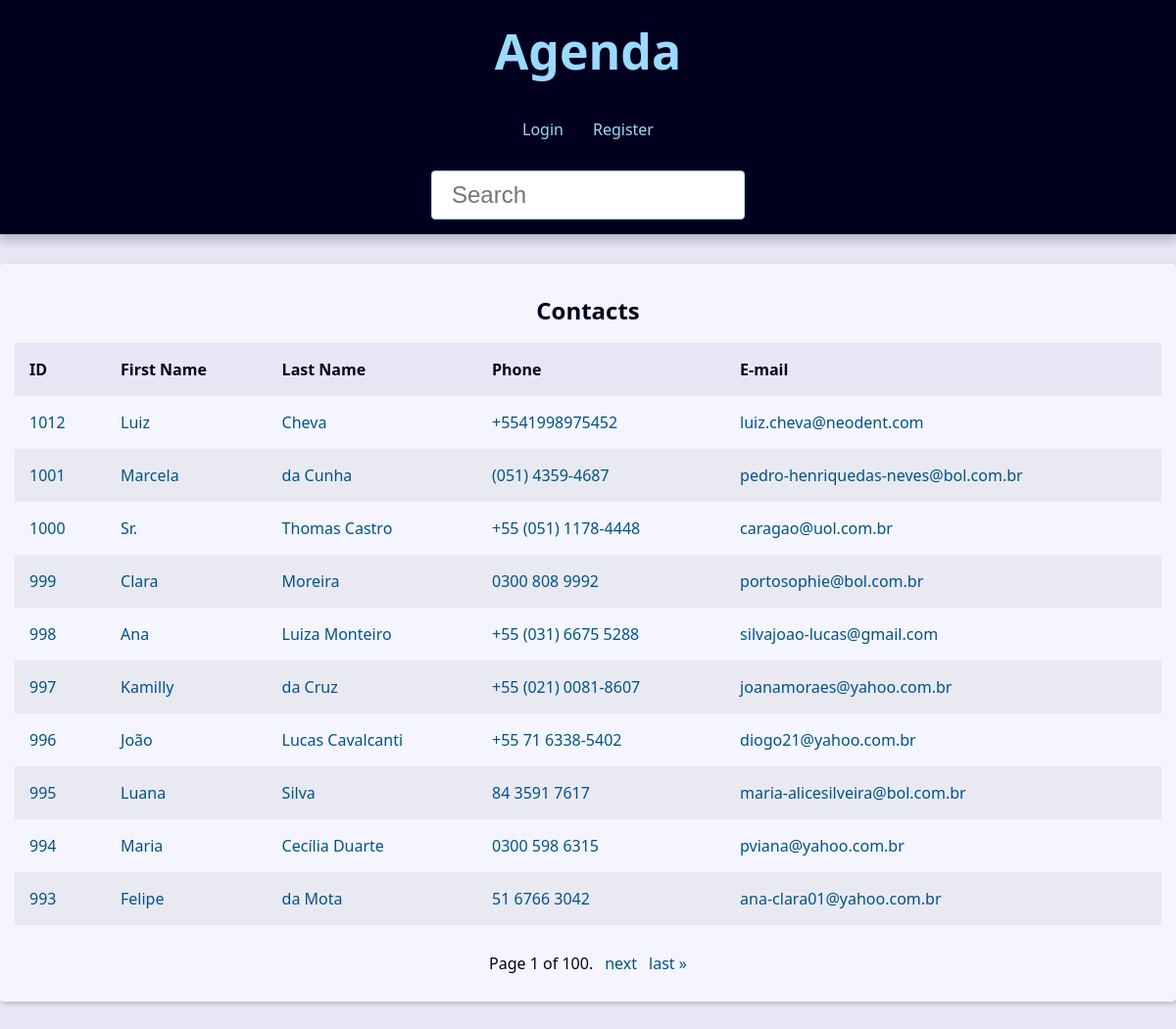
The page / on the database its author committed.
### contact/models.py (models this page shows, shortened)
class Contact(models.Model):
    first_name = models.CharField(max_length=50)
    last_name = models.CharField(max_length=50, blank=True)
    phone = models.CharField(max_length=50, verbose_name='Telefone')
    email = models.EmailField(max_length=254, blank=True)
    created_date = models.DateTimeField(default=timezone.now)
    description = models.TextField(blank=True)
    show = models.BooleanField(default=True)
    picture = models.ImageField(blank=True, upload_to='pictures/%Y/%m/')
    category = models.ForeignKey(
        Category,
        on_delete=models.SET_NULL,
        blank=True,
        null=True
    )
    owner = models.ForeignKey(
        User,
        on_delete=models.SET_NULL,
        blank=True,
        null=True
    )

### contact/views/contact_views.py (the view)
# urls.py: path('', views.index, name='index'),
def index(request):
    contacts = Contact.objects \
        .filter(show=True)\
        .order_by("-id")
    paginator = Paginator(contacts, 10)  # Show 25 contacts per page.
    page_number = request.GET.get("page")
    page_obj = paginator.get_page(page_number)
    context = {
        'page_obj': page_obj,
        'site_title': 'Contatos - ',
    }
    return render(
        request,
        'contact/index.html',
        context,
    )

### contact/templates/contact/index.html
{% extends "global/base.html" %}
{% block content %}
{% if page_obj %}
    <div class="responsive-table">
        <table class="contacts-table">
            <caption class="table-caption">
                Contacts
            </caption>
            <thead>
                <tr class="table-row table-row-header">
                    <th class="table-header">ID</th>
                    <th class="table-header">First Name</th>
                    <th class="table-header">Last Name</th>
                    <th class="table-header">Phone</th>
                    <th class="table-header">E-mail</th>
                </tr>
            </thead>
            <tbody>
                {% for contact in page_obj %}
                    <tr class="table-row">
                        <td class="table-cel">
                            <a href="{% url "contact:contact" contact.id %}" class="table-link">
                                {{ contact.id }}
                            </a>
                        </td>
                        <td class="table-cel">
                            <a href="#" class="table-link">
                                {{ contact.first_name }}
                            </a>
                        </td>
                        <td class="table-cel">
                            <a href="#" class="table-link">
                                {{ contact.last_name }}
                            </a>
                        </td>
                        <td class="table-cel">
                            <a href="#" class="table-link">
                                {{ contact.phone }}
                            </a>
                        </td>
                        <td class="table-cel">
                            <a href="#" class="table-link">
                                {{ contact.email }}
                            </a>
                        </td>
                    </tr>
                {% endfor %}
            </tbody>
        </table>
    </div>
{% else %}
<div class="single-contact">
    <h1 class="single-contact-name">
        Nenhum contato encontrado.
    </h1>
</div>
{% endif %}
{% endblock content %}

### base_templates/global/base.html (shortened to what this page needs)
<!DOCTYPE html>
<html lang="pt-BR">
<head>
    {% include "global/partials/_head.html" %}
</head>
<body>
    {% include "global/partials/_header.html" %}
    <main class="content">
        {% block content %}{% endblock content %}
        {% include "global/partials/_paginator.html" %}
    </main>
</body>
</html>

### base_templates/global/partials/_head.html (shortened to what this page needs)
{% load static %}
<link rel="stylesheet" href="{% static "global/css/style.css" %}" />

### base_templates/global/partials/_header.html
<header class="header">
    <h1 class="header-heading">
        <a href="{% url "contact:index" %}" class="header-link">Agenda</a>
    </h1>
    <nav class="menu">
        <ul class="menu-list">
            {% if user.is_authenticated %}
                <li class="menu-item">
                    <a href="{% url "contact:create" %}" class="menu-link">
                        Create
                    </a>
                </li>
                <li class="menu-item">
                    <a href="{% url "contact:user_update" %}" class="menu-link">
                        Profile
                    </a>
                </li>
                <li class="menu-item">
                    <a href="{% url "contact:logout" %}" class="menu-link">
                        Logout
                    </a>
                </li>
            {% else %}
            <li class="menu-item">
                <a href="{% url "contact:login" %}" class="menu-link">
                    Login
                </a>
                <li class="menu-item">
                    <a href="{% url "contact:register" %}" class="menu-link">
                        Register
                    </a>
                </li>
            </li>
            {% endif %}
        </ul>
    </nav>
    <div class="search">
        <form action="{% url "contact:search" %}" method="GET">
            <input
                type="text"
                class="search-input"
                placeholder="Search"
                id="search"
                name="q"
                value="{{ request.GET.q.strip }}"
            >
        </form>
    </div>
</header>

### base_templates/global/partials/_paginator.html (shortened to what this page needs)
{% if page_obj %}
<div class="pagination">
    <span class="step-links">
        <span class="current">
            Page {{ page_obj.number }} of {{ page_obj.paginator.num_pages }}.
        </span>
        {% if page_obj.has_next %}
            <a href="?page={{ page_obj.next_page_number }}&q={{ request.GET.q.strip }}">next</a>
            <a href="?page={{ page_obj.paginator.num_pages }}&q={{ request.GET.q.strip }}">last &raquo;</a>
        {% endif %}
    </span>
</div>
{% endif %}

### base_static/global/css/style.css (style rules this page uses)
:root { --spacing: 1.5rem; --link-dark-color: rgb(0, 83, 134); --link-light-color: rgb(156, 217, 255); --clr-white: rgb(245, 245, 255); --clr-black: rgb(0, 0, 30); --clr-light-gray: rgb(230, 230, 245); --clr-dark-shadow-5: rgba(0, 0, 10, 5%); --clr-dark-shadow-10: rgba(0, 0, 10, 10%); --clr-dark-shadow-20: rgba(0, 0, 10, 20%); --clr-light-shadow-5: rgba(200, 200, 255, 5%); --clr-light-shadow-10: rgba(200, 200, 255, 10%); --clr-light-shadow-20: rgba(200, 200, 255, 20%); --main-page-width: 120rem; --table-min-width: 60rem; --biggest-font-size: 5rem; --bigger-font-size: 4rem; --big-font-size: 3.2rem; --medium-font-size: 2.4rem; --small-font-size: 1.6rem; --smaller-font-size: 1.4rem; --smallest-font-size: 1.2rem; --transition-fast: 300ms; --transition-medium: 600ms; --transition-slow: 1s; --default-border-radius: 4px; }
*, *::before, *::after { margin: 0; padding: 0; box-sizing: border-box; }
html { font-size: 62.5%; }
body { font-family: system-ui, -apple-system, BlinkMacSystemFont, 'Segoe UI', Roboto, Oxygen, Ubuntu, Cantarell, 'Open Sans', 'Helvetica Neue', sans-serif; line-height: 1.5; font-size: var(--small-font-size); color: var(--clr-black); -webkit-font-smoothing: antialiased; background: var(--clr-light-gray); }
.header { background: var(--clr-black); padding: var(--spacing); box-shadow: 0 5px 10px 2px var(--clr-dark-shadow-20); z-index: 1; position: relative; }
.header-heading { font-size: var(--biggest-font-size); text-align: center; }
.header-link { color: var(--link-light-color); text-decoration: none; transition: filter var(--transition-fast) ease-in-out; }
.menu { margin: var(--spacing); }
.menu-list { list-style: none; display: flex; justify-content: center; flex-flow: row wrap; }
.menu-link { display: block; padding: var(--spacing); color: var(--link-light-color); text-decoration: none; transition: background-color var(--transition-fast) ease-in-out; border-radius: var(--default-border-radius); }
.content { max-width: var(--main-page-width); margin: calc(var(--spacing) * 2) auto; padding: var(--spacing); background: var(--clr-white); box-shadow: 2px 2px 5px var(--clr-dark-shadow-20); border-radius: var(--default-border-radius); }
.responsive-table { width: 100%; overflow-x: auto; }
.contacts-table { width: 100%; min-width: var(--table-min-width); border-collapse: collapse; }
.table-caption { font-size: var(--medium-font-size); font-weight: bold; padding: var(--spacing); }
.table-row { text-align: left; text-overflow: ellipsis; transition: background-color var(--transition-fast) ease-in-out; }
.table-row:nth-of-type(2n) { background: var(--clr-dark-shadow-5); }
.table-row-header { background: var(--clr-light-gray); color: var(--clr-black); }
.table-cel, .table-header { padding: var(--spacing); }
.table-link { color: var(--link-dark-color); transition: color var(--transition-fast) ease-in-out; text-decoration: none; }
.pagination { margin-top: var(--spacing); display: flex; justify-content: center; padding: calc(var(--spacing) * 0.8); font-size: var(--small-font-size); }
.pagination .step-links { display: flex; gap: calc(var(--spacing) * 0.8); }
.pagination .step-links a { color: var(--link-dark-color); transition: color var(--transition-fast) ease-in-out; text-decoration: none; display: block; }
.search { display: flex; justify-content: center; }
.search-input { font-size: var(--medium-font-size); padding: 1rem 2rem; width: 100%; max-width: 32rem; border-radius: var(--default-border-radius); border: 1px solid var(--link-light-color); }

### rows shown on the page
Contact: id "1012", first_name "Luiz", last_name "Cheva", phone "+5541998975452", email "luiz.cheva@neodent.com"
Contact: id "1001", first_name "Marcela", last_name "da Cunha", phone "(051) 4359-4687", email "pedro-henriquedas-neves@bol.com.br"
Contact: id "1000", first_name "Sr.", last_name "Thomas Castro", phone "+55 (051) 1178-4448", email "caragao@uol.com.br"
Contact: id "999", first_name "Clara", last_name "Moreira", phone "0300 808 9992", email "portosophie@bol.com.br"
Contact: id "998", first_name "Ana", last_name "Luiza Monteiro", phone "+55 (031) 6675 5288", email "silvajoao-lucas@gmail.com"
Contact: id "997", first_name "Kamilly", last_name "da Cruz", phone "+55 (021) 0081-8607", email "joanamoraes@yahoo.com.br"
Contact: id "996", first_name "João", last_name "Lucas Cavalcanti", phone "+55 71 6338-5402", email "diogo21@yahoo.com.br"
Contact: id "995", first_name "Luana", last_name "Silva", phone "84 3591 7617", email "maria-alicesilveira@bol.com.br"
Contact: id "994", first_name "Maria", last_name "Cecília Duarte", phone "0300 598 6315", email "pviana@yahoo.com.br"
Contact: id "993", first_name "Felipe", last_name "da Mota", phone "51 6766 3042", email "ana-clara01@yahoo.com.br"

### other values the page prints
{{ page_obj.number }} "1"
{{ page_obj.paginator.num_pages }} "100"
